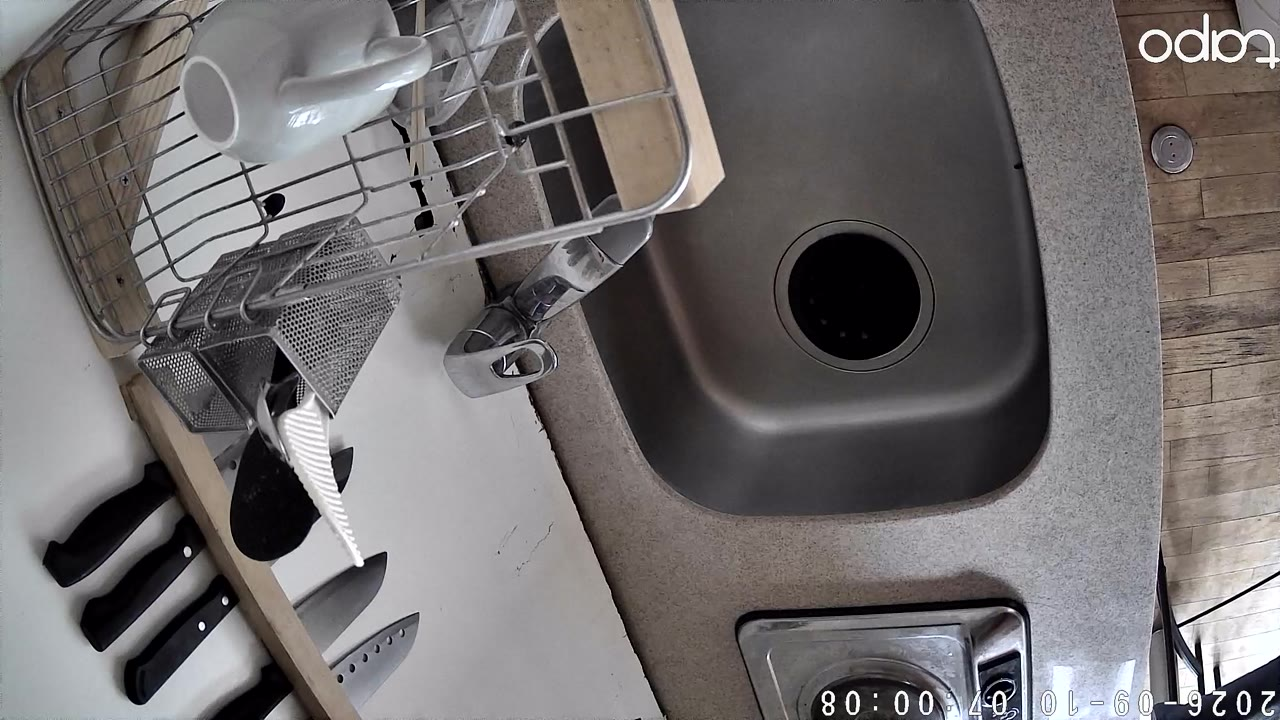
#> input picture bridge/sink_ref.jpg, 1280 x 720 px
$ python shot_check.py sink_ref.jpg   (older library calls are emulated)
#> lines starting #> are read from the running program, lines starting #| are printed output that depends on the picture; long printed decimals are rounded
# -*- coding: utf-8 -*-
"""見回りの1枚が「使える写真」かを、その場で確かめる（2026-09-10）。

比べない、という選択肢を無くすための係。クラウドは届いた2枚を必ず比べるので、
ぶれた1枚・向きのずれた1枚は、ここで止めて撮り直す。

測るのは3つ。どれもAIは使わず、numpyだけで1秒以内に終わる。
  ぶれ   … 輪郭の鋭さ（ラプラシアンの分散）。首を振っている最中の写真は小さく出る。
  ずれ   … 基準の写真（sink_ref.jpg・定位置で撮った1枚）との位置ずれ（画素）。
           クラウドと同じ位相相関。150px（1280幅）を超えると比較が嘘をつく（9/9実測）。
  静けさ … 1秒あけた2枚の差。動いている最中なら大きく出る。
"""
import io
import os
import numpy as np
from PIL import Image

W, H = 640, 360
REF = os.path.join(os.path.dirname(os.path.abspath(__file__)), "sink_ref.jpg")
SHIFT_MAX = 150        # 1280幅の画素。クラウドの SHIFT_MAX_PX と同じ
BLUR_MIN = 50.0        # これより小さければぶれている（実測：ぶれた1枚29・鮮明な1枚77〜260）
STILL_MAX = 6.0        # 1秒あけた2枚の差がこれ以下なら止まっている（実測：止まっていて1.3〜3.2）
# 見本と同じ景色か（位置合わせの確かさ）。これ未満なら「違う景色」で使わない（2026-09-22）。
# ずれの数字だけを見ていたので、9/22 は壁を写した1枚を「ずれ小さい＝使える」と通していた。
# クラウドと同じ cv2 の確かさなら 0.08（合っている 0.09〜0.22／違う向き 0.00〜0.06）。
# cv2 が無いときの numpy 版は峰の高さの尺度が違う。下半分での実測（9/23）：
# 合っている 0.069〜0.121／違う向き 0.020〜0.025。あいだを取って 0.04。
CONF_MIN_CV2 = 0.08
CONF_MIN_NUMPY = 0.04
# 向きを見分けるのは画面の下半分だけ（調理台・コンロ・床）。クラウドの VIEW_BAND と同じ（2026-09-23）。
# シンクの中は水・光・映り込みで毎回変わるので、全体で測ると同じ向きでも 0.004 まで落ちる。
VIEW_BAND = (0.5, 1.0)


def gray(jpg: bytes) -> np.ndarray:
    im = Image.open(io.BytesIO(jpg)).convert("L").resize((W, H), Image.BILINEAR)
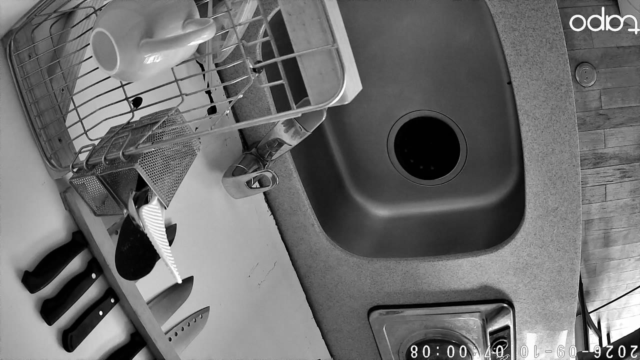
#> im: PIL image 640x360 L; min 0, max 255, mean 110.1
    return np.asarray(im, dtype=np.float32) / 255.0


def shift_px(a: np.ndarray, b: np.ndarray) -> tuple:
    """a→b の位置ずれ（1280幅の画素）。cv2.phaseCorrelate と同じ計算。"""
    h, w = a.shape
#> h = 360; w = 640
    win = np.outer(np.hanning(h), np.hanning(w)).astype(np.float32)
    fa = np.fft.fft2((a - a.mean()) * win)
    fb = np.fft.fft2((b - b.mean()) * win)
    r = fa * np.conj(fb)
    r /= np.abs(r) + 1e-9
    c = np.real(np.fft.ifft2(r))
    dy, dx = np.unravel_index(np.argmax(c), c.shape)
#> dy = 0; dx = 0
#> `s = shift_px(r, g) if r is not None else None`: s = (0, 0, 1)
    if dx > w // 2:
        dx -= w
    if dy > h // 2:
        dy -= h
    return int(dx) * 2, int(dy) * 2, float(c.max())


# [26 lines left out: functions band, conf, not called in this run]


def blur_score(a: np.ndarray) -> float:
    """輪郭の鋭さ。大きいほど鮮明。"""
    lap = (-4 * a[1:-1, 1:-1] + a[:-2, 1:-1] + a[2:, 1:-1]
           + a[1:-1, :-2] + a[1:-1, 2:])
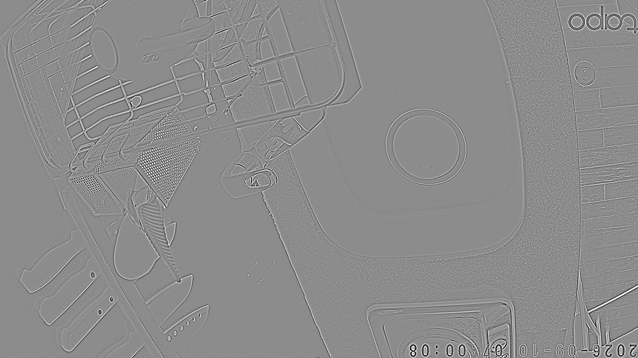
#> lap: shape (358, 638) float32; min -1.45, max 1.19, mean -9.49e-05; drawn with min black and max white
    return float(lap.var() * 1e4)


def still(a: np.ndarray, b: np.ndarray) -> float:
    return float(np.abs(a - b).mean() * 255)


# 向きごとの見本（2026-09-26）。区画を5つに増やしたので、見本も向きの数だけ要る。
# ここを1枚（シンク）で済ませていたため、他の区画の写真はすべて「違う景色」で
# 止められ、1枚もクラウドへ届かない形になっていた。
# 置き場は bridge/zoneref/<向き>.jpg（例 zoneref/-1.00_-1.00.jpg）。
# **見本が無い向きは、ずれと景色を見ない**（ぶれと静けさだけで通す）。
# 無い見本を勝手に作ると、ずれた1枚がそのまま見本になって、以後ずっと
# 「合っている」と出続ける（9/23〜24 の 20時間50分の停止と同じ形）。
# 見本を作るのは、本人が写真を目で見て「その場所が写っている」と言ったときだけ。
REFDIR = os.path.join(os.path.dirname(os.path.abspath(__file__)), "zoneref")
SINK_POSE = "-0.70_-1.00"          # この向きだけは前からある sink_ref.jpg を使う
_refs = {}                         # 向き → (グレー画像, 元のjpg) ／ 見本が無ければ (None, None)


def ref_path(pose: str | None) -> str:
    if not pose or pose == SINK_POSE:
        return REF
    return os.path.join(REFDIR, pose + ".jpg")


def ref(pose: str | None = None) -> np.ndarray | None:
    key = pose or SINK_POSE
    if key not in _refs:
        path = ref_path(pose)
        if os.path.exists(path):
            with open(path, "rb") as f:
                raw = f.read()
            _refs[key] = (gray(raw), raw)
        else:
            _refs[key] = (None, None)
    return _refs[key][0]


# [25 lines left out: function check, not called in this run]


if __name__ == "__main__":
    import sys
    r = ref()
    for p in sys.argv[1:]:
        with open(p, "rb") as f:
            d = f.read()
        g = gray(d)
        s = shift_px(r, g) if r is not None else None
        print("%-50s blur=%6.2f shift=%s" % (os.path.basename(p), blur_score(g), s), flush=True)
#| sink_ref.jpg                                       blur=132.02 shift=(0, 0, 1)


# [10 lines left out: function shift_of, not called in this run]
